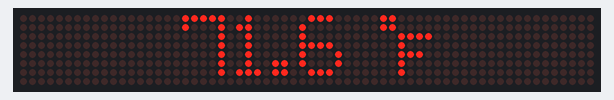
Bench run of a sketch on a simulated Arduino Uno, built with avr-gcc and run on an emulated ATmega328P. Shown: 64×8 LED matrix.

Above: at 0.1 s.

The sketch:

8_Text_addChar.ino
```cpp
#include <MD_Parola.h>
#include <MD_MAX72xx.h>
#include <SPI.h>
/*
 Hello
 I design developer tools for embedded electronic systems. You can buy my projects design files.
 https://www.altiumdesignerprojects.com
*/
#define HARDWARE_TYPE MD_MAX72XX::PAROLA_HW

#define MAX_DEVICES 8
#define CS_PIN      10
#define CLK_PIN     13
#define DATA_PIN    11

MD_Parola P = MD_Parola(HARDWARE_TYPE, DATA_PIN, CLK_PIN, CS_PIN, MAX_DEVICES); // Software spi

char displayBuffer[12];

uint8_t degC[] = { 6, 3, 3, 56, 68, 68, 68 };  // Deg C
uint8_t degF[] = { 6, 3, 3, 124, 20, 20, 4 };  // Deg F

byte i = 0;

void setup(){

  P.begin();
  P.addChar('$', degC);
  P.addChar('&', degF);

}

void loop(){

  if(P.displayAnimate()){

   //strcpy(displayBuffer, "22.50 $");   //  cantigrad
   strcpy(displayBuffer, "71.6 &");      //  fahre

   P.displayText(displayBuffer , PA_CENTER, 0, 0, PA_PRINT, PA_NO_EFFECT);

  }

}
```
